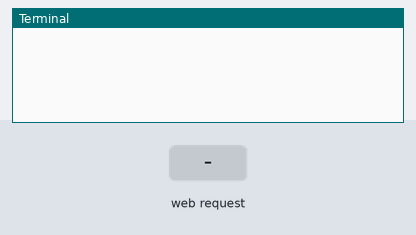
A program run on a simulated Raspberry Pi (BCM pin numbers). On the bench: the last lines printed to the terminal. The test bench sets the inputs (shaded band). The camera gives no picture and a still takes 0.5 s; the clock reads 2024-03-15 10:24:30 at power-on unless the program sets it.

Above: at 1.2 s.
1.3 s: HTTP request for / received
At 1.9 s:
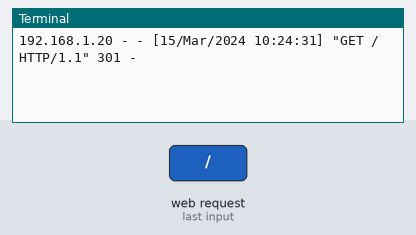
2.8 s: HTTP request for /index.html received
At 4.0 s:
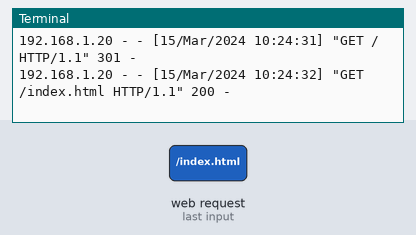
4.3 s: HTTP request for /stream.mjpg received
At 5.4 s:
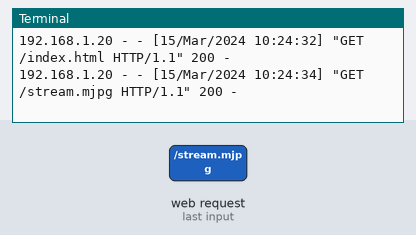

Measured:
- after the input at 1.3 s, the terminal: prints a new line at once (image 1)
- after the input at 2.8 s, the terminal: prints a new line at once (image 2)
- after the input at 4.3 s, the terminal: prints a new line at once (image 3)

The program:

camrun.py
```python
# Web streaming example
# Source code from the official PiCamera package
# http://picamera.readthedocs.io/en/latest/recipes2.html#web-streaming

import io
import picamera
import logging
import socketserver
from threading import Condition
from http import server

PAGE="""\
<html>
<head>
<title>HomeGuard</title>
</head>
<body>
<center><h1>HomeGuard</h1></center>
<center><img src="stream.mjpg" width="640" height="480"></center>
</body>
</html>
"""

class StreamingOutput(object):
    def __init__(self):
        self.frame = None
        self.buffer = io.BytesIO()
        self.condition = Condition()

    def write(self, buf):
        if buf.startswith(b'\xff\xd8'):
            # New frame, copy the existing buffer's content and notify all
            # clients it's available
            self.buffer.truncate()
            with self.condition:
                self.frame = self.buffer.getvalue()
                self.condition.notify_all()
            self.buffer.seek(0)
        return self.buffer.write(buf)

class StreamingHandler(server.BaseHTTPRequestHandler):
    def do_GET(self):
        if self.path == '/':
            self.send_response(301)
            self.send_header('Location', '/index.html')
            self.end_headers()
        elif self.path == '/index.html':
            content = PAGE.encode('utf-8')
            self.send_response(200)
            self.send_header('Content-Type', 'text/html')
            self.send_header('Content-Length', len(content))
            self.end_headers()
            self.wfile.write(content)
        elif self.path == '/stream.mjpg':
            self.send_response(200)
            self.send_header('Age', 0)
            self.send_header('Cache-Control', 'no-cache, private')
            self.send_header('Pragma', 'no-cache')
            self.send_header('Content-Type', 'multipart/x-mixed-replace; boundary=FRAME')
            self.end_headers()
            try:
                while True:
                    with output.condition:
                        output.condition.wait()
                        frame = output.frame
                    self.wfile.write(b'--FRAME\r\n')
                    self.send_header('Content-Type', 'image/jpeg')
                    self.send_header('Content-Length', len(frame))
                    self.end_headers()
                    self.wfile.write(frame)
                    self.wfile.write(b'\r\n')
            except Exception as e:
                logging.warning(
                    'Removed streaming client %s: %s',
                    self.client_address, str(e))
        else:
            self.send_error(404)
            self.end_headers()

class StreamingServer(socketserver.ThreadingMixIn, server.HTTPServer):
    allow_reuse_address = True
    daemon_threads = True

with picamera.PiCamera(resolution='640x480', framerate=24) as camera:
    output = StreamingOutput()
    #Uncomment the next line to change your Pi's Camera rotation (in degrees)
    #camera.rotation = 90
    camera.start_recording(output, format='mjpeg')
    try:
        address = ('', 8082)
        server = StreamingServer(address, StreamingHandler)
        server.serve_forever()
    finally:
        camera.stop_recording()
```
